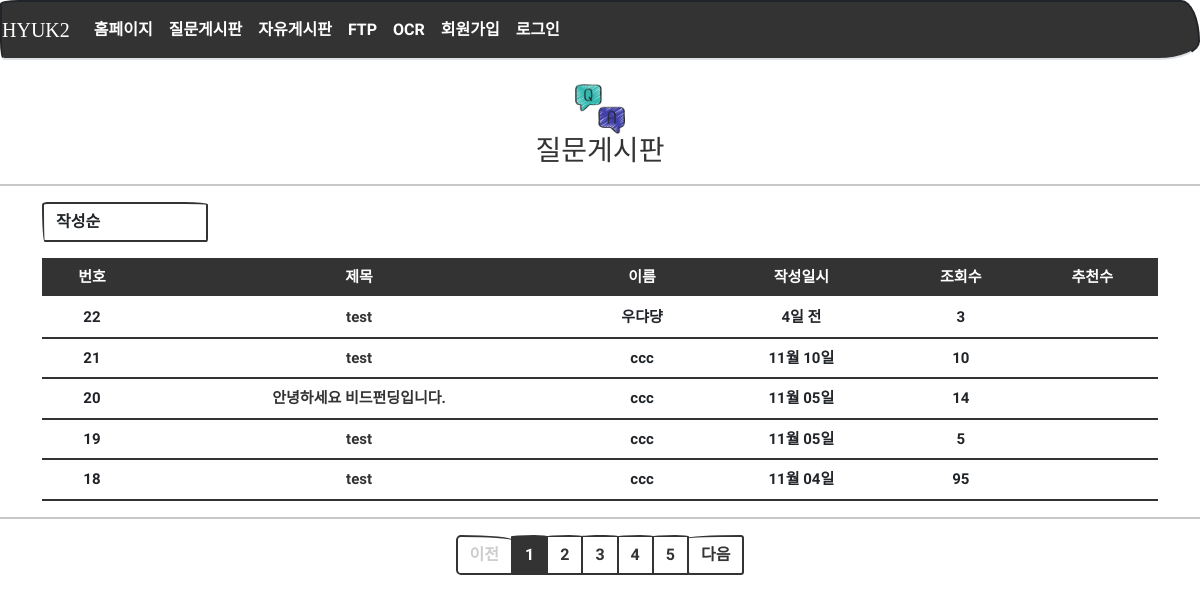
Page /question/list/ on the earlier database version.
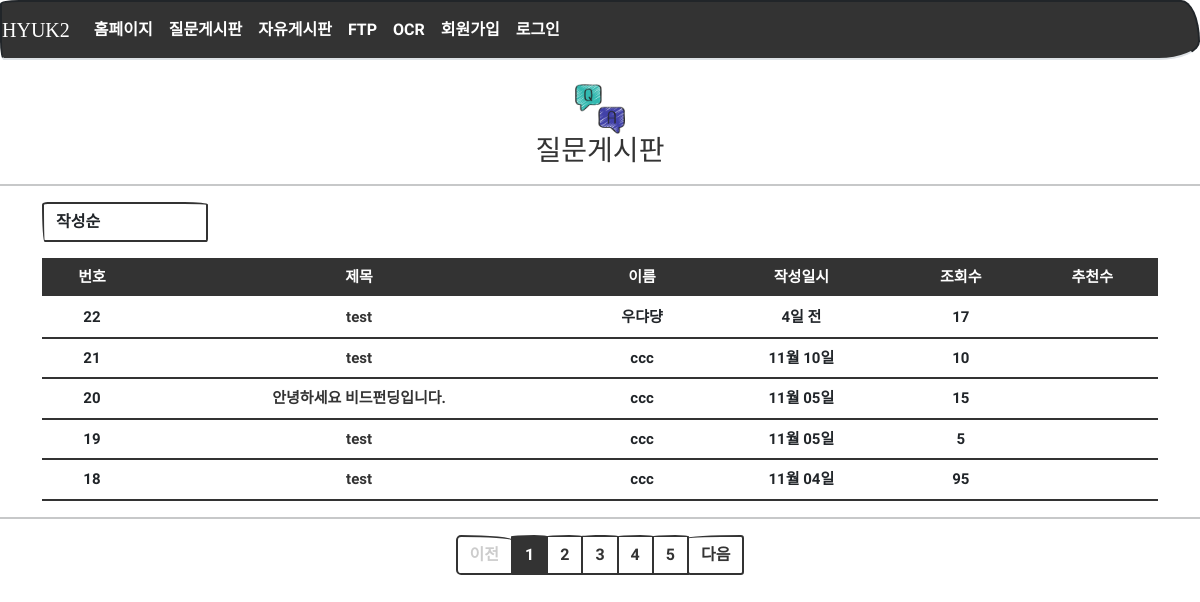
Same page on the later database version.
### models.py (models this page shows)
class Question(db.Model):
    id = db.Column(db.Integer, primary_key=True)
    subject = db.Column(db.String(200), nullable=False)
    content = db.Column(db.Text(), nullable=False)
    create_date = db.Column(db.DateTime(), nullable=False)
    user_id = db.Column(db.Integer, db.ForeignKey('user.id', ondelete='CASCADE'), nullable=False)
    user = db.relationship('User', backref=db.backref('question_set'))
    modify_date = db.Column(db.DateTime(), nullable=True)
    hits = db.Column(db.Integer, nullable=False, default='0')
    voter = db.relationship('User', secondary=question_voter, backref=db.backref('question_voter_set'))

class User(db.Model):
    id = db.Column(db.Integer, primary_key=True)    # id는 자동으로 증가하는 User 모델의 기본키
    username = db.Column(db.String(150), unique=True, nullable=False)  # 아이디
    password = db.Column(db.String(200), nullable=False)
    name = db.Column(db.String(150), nullable=False)  # 실명
    email = db.Column(db.String(120), unique=True, nullable=False)
    fir_joo = db.Column(db.String(6), nullable=False)  # 주민번호 앞자리
    sec_joo = db.Column(db.String(7), nullable=False)  # 주민번호 뒷자리
    tel = db.Column(db.String(50), nullable=False)  # 휴대폰 번호, 휴대폰인증이 있다면 unique=True 넣어야 됨

### views/question_views.py (the view)
@bp.route('/list/')
def _list():
    page = request.args.get('page', type=int, default=1)  # 페이지번호가 없으면 default 로 페이지1을 출력한다.
    kw = request.args.get('kw', type=str, default='')   # 검색어
    so = request.args.get('so', type=str, default='recent')  # 정렬, default 는 최신순('recent')
    if so == 'recommend':   # 추천 수가 많은 게시물
        sub_query = db.session.query(question_voter.c.question_id, func.count('*').label('num_voter')) \
            .group_by(question_voter.c.question_id).subquery()
        question_list = Question.query \
            .outerjoin(sub_query, Question.id == sub_query.c.question_id) \
            .order_by(sub_query.c.num_voter.desc(), Question.create_date.desc())
    elif so == 'popular':   # 답변 수가 많은 게시물
        sub_query = db.session.query(Answer.question_id, func.count('*').label('num_answer')) \
            .group_by(Answer.question_id).subquery()
        question_list = Question.query \
            .outerjoin(sub_query, Question.id == sub_query.c.question_id) \
            .order_by(sub_query.c.num_answer.desc(), Question.create_date.desc())
    elif so == 'hit':   # 조회 수가 많은 게시물
        question_list = Question.query.order_by(Question.hits.desc())
    else:  # recent, 기존 게시물
        question_list = Question.query.order_by(Question.create_date.desc())
    question_list = question_list.paginate(page, per_page=5)
    return render_template('question/question_list.html', question_list=question_list, page=page, so=so)

### filter.py (called while the page is built)
def format_datetime(value, fmt='%m월 %d일'):
    now = datetime.now()
    time = now - value
    if time < timedelta(minutes=1):
        return '방금 전'
    elif time < timedelta(hours=1):
        return str(int(time.seconds / 60)) + '분 전'
    elif time < timedelta(days=1):
        return str(int(time.seconds / 3600)) + '시간 전'
    elif time < timedelta(days=7):
        time = datetime.now().date() - value.date()
        return str(time.days) + '일 전'
    else:
        return value.strftime(fmt)

### views/login_views.py (called while the page is built)
@bp.before_app_request
def logged_in_user():
    user_id = session.get('user_id')
    if user_id is None:
        g.user = None
    else:
        g.user = User.query.get(user_id)

### templates/question/question_list.html (shortened to what this page needs)
{% extends 'base.html' %}
{% block content %}
	<center>
  	    <div>
			<br>
  	        <center>
  	            <img src="{{ url_for('static',filename='images/aq.png') }}" width="50" style="margin-left: auto; margin-right: auto; display: block;" />
  	            <h3><a href="{{url_for('question._list')}}">질문게시판</a></h3>
  	        </center>
  	        <hr width="100%" color="black" />
  	    </div>
  	</center>
  	<center>
  	    <div class="container my-3">
			<div class="row justify-content-between my-3">
				<div class="col-2">
            		<select class="form-control so">
                		<option value="recent" {% if so=='recent' %}selected{% endif %}>작성순</option>
            		</select>
        		</div>
    		</div>
  	        <table class="table">
  	            <thead>
  	                <tr class="thead-dark table-dark">
  	                    <th class="text-center">번호</th>
  	                    <th class="text-center">제목</th>
						<th class="text-center">이름</th>
  	                    <th class="text-center">작성일시</th>
						<th class="text-center">조회수</th>
						<th class="text-center">추천수</th>
  	                </tr>
  	            </thead>
  	            <tbody>
  	                {% if question_list %}
  	                {% for question in question_list.items %}
  	                <tr>
  	                    <td class="text-center">{{ question_list.total - ((question_list.page-1) * question_list.per_page) - loop.index0 }}</td>
  	                    <td class="text-center">
  	                        <a href="{{ url_for('question.detail', question_id=question.id) }}">{{ question.subject }}</a>
  	                    </td>
						<td class="text-center">{{ question.user.name }}</td>
  	                    <td class="text-center">{{ question.create_date|datetime }}</td>
						<td class="text-center">{{ question.hits }}</td>
						<td class="text-center">
						</td>
  	                </tr>
  	                {% endfor %}
  	                {% else %}
  	                <tr>
  	                    <td colspan="3">질문이 없습니다.</td>
  	                </tr>
  	                {% endif %}
  	            </tbody>
  	        </table>
  	    </div>
  	    <hr width="100%" color="black" />
  	    <ul class="pagination justify-content-center">
  	        {% if question_list.has_prev %}
  	        <li class="page-item">
  	            <a class="page-link" href="?page={{ question_list.prev_num }}">이전</a>
  	        </li>
  	        {% else %}
  	        <li class="page-item disabled">
  	            <a class="page-link" tabindex="-1" aria-disabled="true" href="#">이전</a>
  	        </li>
  	        {% endif %}
  	        {% for page_num in question_list.iter_pages() %}
  	        {% if page_num %}
  	        {% if page_num != question_list.page %}
  	        <li class="page-item">
  	            <a class="page-link" href="?page={{ page_num }}">{{ page_num }}</a>
  	        </li>
  	        {% else %}
  	        <li class="page-item active" aria-current="page">
  	            <a class="page-link" href="#">{{ page_num }}</a>
  	        </li>
  	        {% endif %}
  	        {% else %}
  	        <li class="disabled">
  	            <a class="page-link" href="#">...</a>
  	        </li>
  	        {% endif %}
  	        {% endfor %}
  	        {% if question_list.has_next %}
  	        <li class="page-item">
				<a class="page-link" href="?page={{ question_list.next_num }}">다음</a>
  	        </li>
  	        {% else %}
  	        <li class="page-item disabled">
  	            <a class="page-link" tabindex="-1" aria-disabled="true" href="#">다음</a>
  	        </li>
  	        {% endif %}
  	    </ul>
  	</center>
{% endblock %}

Differences in the rows shown:
changed Question "우댜댱": hits "3" → "17"
changed Question "안녕하세요 비드펀딩입니다.": hits "14" → "15"
